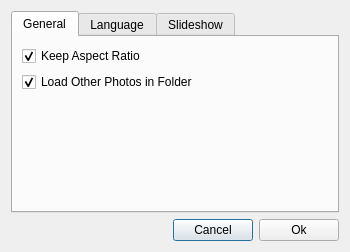
<?xml version="1.0" encoding="UTF-8"?>
<ui version="4.0">
 <class>option</class>
 <widget class="QDialog" name="option">
  <property name="geometry">
   <rect>
    <x>0</x>
    <y>0</y>
    <width>350</width>
    <height>252</height>
   </rect>
  </property>
  <property name="minimumSize">
   <size>
    <width>306</width>
    <height>207</height>
   </size>
  </property>
  <property name="windowTitle">
   <string>Option</string>
  </property>
  <property name="windowIcon">
   <iconset resource="Icon.qrc">
    <normaloff>:/Icons/Option.png</normaloff>:/Icons/Option.png</iconset>
  </property>
  <layout class="QGridLayout" name="gridLayout">
   <item row="1" column="0">
    <spacer name="horizontalSpacer">
     <property name="orientation">
      <enum>Qt::Horizontal</enum>
     </property>
     <property name="sizeHint" stdset="0">
      <size>
       <width>121</width>
       <height>20</height>
      </size>
     </property>
    </spacer>
   </item>
   <item row="1" column="1">
    <layout class="QHBoxLayout" name="horizontalLayout">
     <item>
      <widget class="QPushButton" name="CancelButton">
       <property name="text">
        <string>Cancel</string>
       </property>
      </widget>
     </item>
     <item>
      <widget class="QPushButton" name="OkButton">
       <property name="text">
        <string>Ok</string>
       </property>
      </widget>
     </item>
    </layout>
   </item>
   <item row="0" column="0" colspan="2">
    <widget class="QTabWidget" name="tabWidget">
     <property name="currentIndex">
      <number>0</number>
     </property>
     <widget class="QWidget" name="GeneralTab">
      <attribute name="title">
       <string>General</string>
      </attribute>
      <layout class="QGridLayout" name="gridLayout_3">
       <item row="0" column="0">
        <widget class="QCheckBox" name="KeepAspectRatioCheckBox">
         <property name="text">
          <string>Keep Aspect Ratio</string>
         </property>
         <property name="checkable">
          <bool>true</bool>
         </property>
         <property name="checked">
          <bool>true</bool>
         </property>
        </widget>
       </item>
       <item row="1" column="0">
        <widget class="QCheckBox" name="LoadPhotosFolder">
         <property name="text">
          <string>Load Other Photos in Folder</string>
         </property>
         <property name="checked">
          <bool>true</bool>
         </property>
        </widget>
       </item>
       <item row="2" column="0">
        <spacer name="verticalSpacer_2">
         <property name="orientation">
          <enum>Qt::Vertical</enum>
         </property>
         <property name="sizeHint" stdset="0">
          <size>
           <width>20</width>
           <height>78</height>
          </size>
         </property>
        </spacer>
       </item>
      </layout>
     </widget>
     <widget class="QWidget" name="LanguageTab">
      <attribute name="title">
       <string>Language</string>
      </attribute>
      <layout class="QGridLayout" name="gridLayout_2">
       <item row="0" column="0">
        <layout class="QHBoxLayout" name="horizontalLayout_4">
         <item>
          <widget class="QLabel" name="LanguageLabel">
           <property name="sizePolicy">
            <sizepolicy hsizetype="Fixed" vsizetype="Fixed">
             <horstretch>0</horstretch>
             <verstretch>0</verstretch>
            </sizepolicy>
           </property>
           <property name="text">
            <string>Language :</string>
           </property>
          </widget>
         </item>
         <item>
          <widget class="QComboBox" name="LanguageComboBox">
           <item>
            <property name="text">
             <string notr="true">English</string>
            </property>
           </item>
           <item>
            <property name="text">
             <string notr="true">پارسی</string>
            </property>
           </item>
          </widget>
         </item>
        </layout>
       </item>
       <item row="1" column="0">
        <spacer name="verticalSpacer">
         <property name="orientation">
          <enum>Qt::Vertical</enum>
         </property>
         <property name="sizeHint" stdset="0">
          <size>
           <width>20</width>
           <height>86</height>
          </size>
         </property>
        </spacer>
       </item>
      </layout>
     </widget>
     <widget class="QWidget" name="SlideshowTab">
      <attribute name="title">
       <string>Slideshow</string>
      </attribute>
      <layout class="QGridLayout" name="gridLayout_4">
       <item row="0" column="0">
        <layout class="QHBoxLayout" name="horizontalLayout_2">
         <item>
          <widget class="QLabel" name="SppedLabel">
           <property name="text">
            <string>Speed :</string>
           </property>
          </widget>
         </item>
         <item>
          <widget class="QSpinBox" name="SlideshowSpeed">
           <property name="minimum">
            <number>1</number>
           </property>
           <property name="value">
            <number>2</number>
           </property>
          </widget>
         </item>
         <item>
          <widget class="QLabel" name="SecLabel">
           <property name="text">
            <string>Sec</string>
           </property>
          </widget>
         </item>
        </layout>
       </item>
       <item row="1" column="0">
        <widget class="QCheckBox" name="slsFullscreen">
         <property name="text">
          <string>Go to Fullscreen Mode</string>
         </property>
        </widget>
       </item>
       <item row="1" column="1" rowspan="2">
        <spacer name="horizontalSpacer_2">
         <property name="orientation">
          <enum>Qt::Horizontal</enum>
         </property>
         <property name="sizeHint" stdset="0">
          <size>
           <width>113</width>
           <height>20</height>
          </size>
         </property>
        </spacer>
       </item>
       <item row="2" column="0">
        <spacer name="verticalSpacer_3">
         <property name="orientation">
          <enum>Qt::Vertical</enum>
         </property>
         <property name="sizeHint" stdset="0">
          <size>
           <width>20</width>
           <height>63</height>
          </size>
         </property>
        </spacer>
       </item>
      </layout>
     </widget>
    </widget>
   </item>
  </layout>
 </widget>
 <tabstops>
  <tabstop>OkButton</tabstop>
  <tabstop>CancelButton</tabstop>
 </tabstops>
 <resources>
  <include location="Icon.qrc"/>
 </resources>
 <connections/>
</ui>
